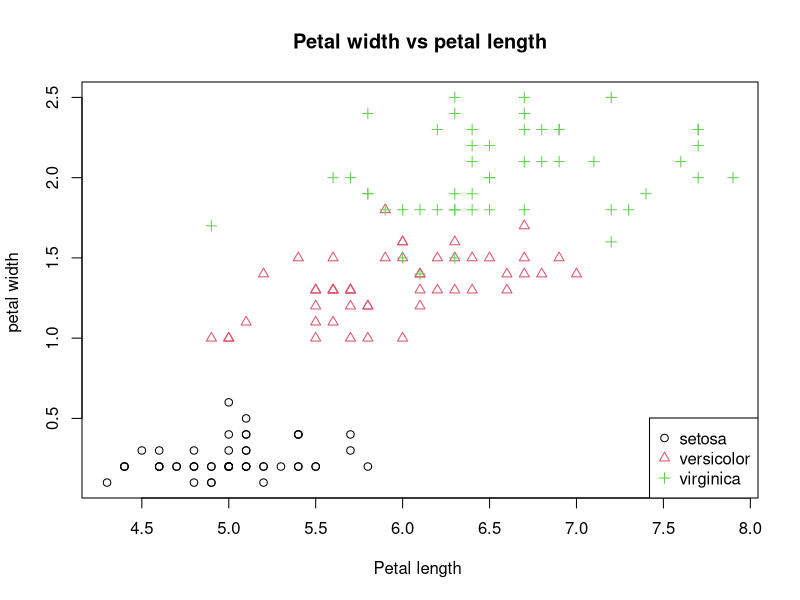
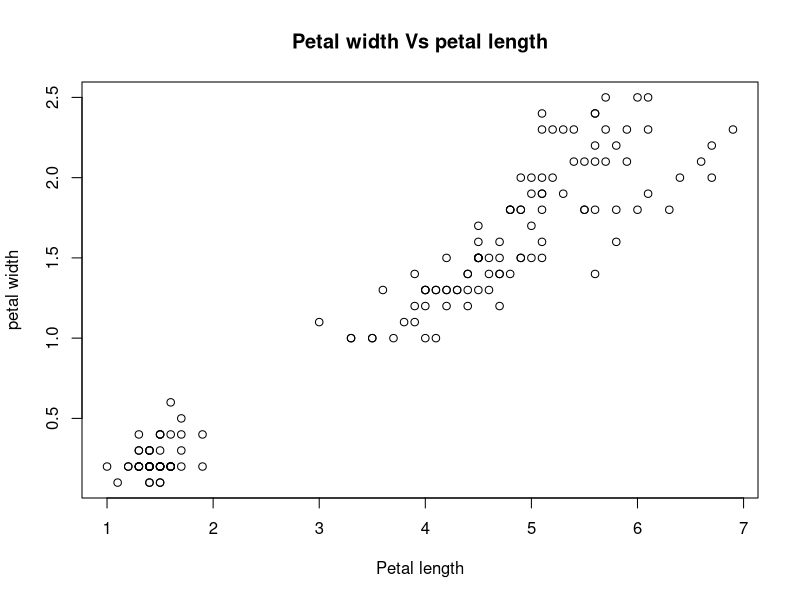
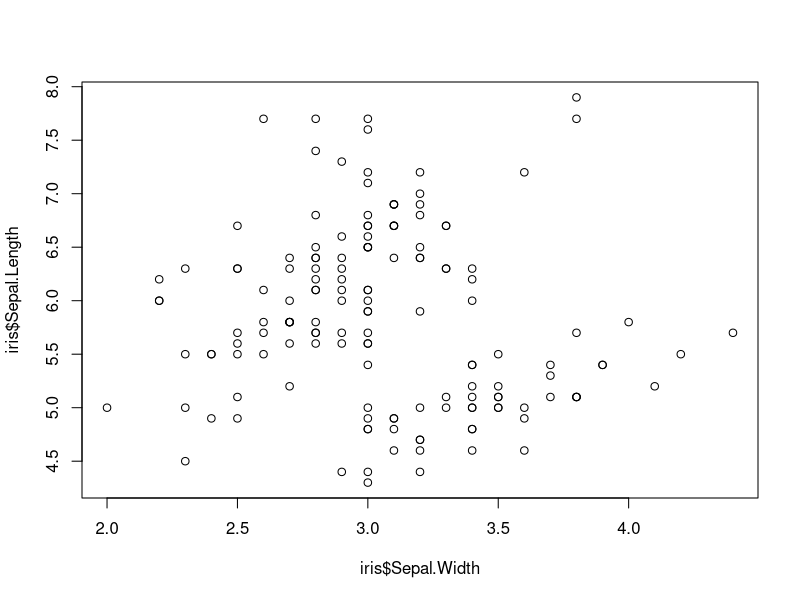
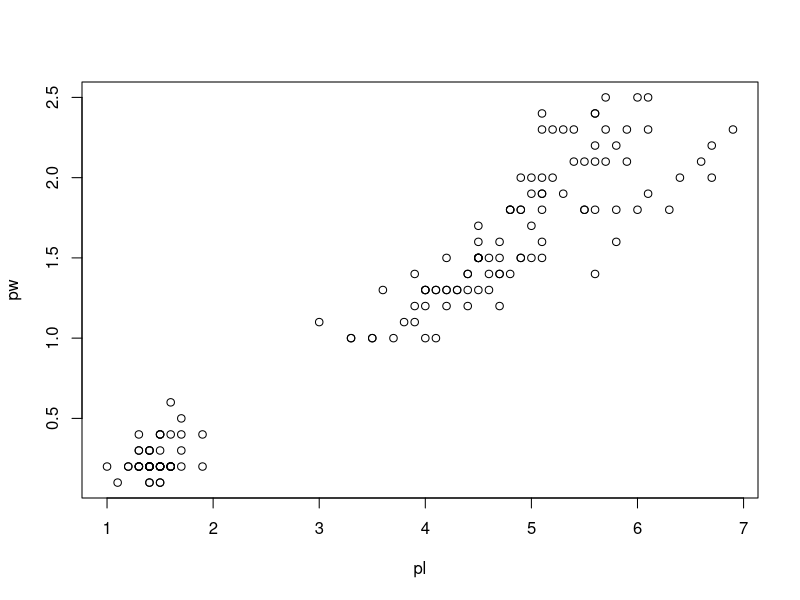

These charts were generated, in order, by the following R code:








# load dataset
iris <- iris
# convert species factor 
iris$Species <- as.factor(iris$Species)

# check the strucure of the species column 
str(iris$Species)

# Assign numerical values to species 
speciesId <- as.numeric(iris$Species)

pl <- iris$Sepal.Length
pw <- iris$Petal.Width
plot(pl,pw,
     xlab = 'Petal length ',
     ylab = 'petal width ',
     main = 'Petal width vs petal length',
     pch = speciesId,
     col = speciesId
     )

# add legend
legend('bottomright',
       legend = levels(iris$Species),
       pch = 1:3,
       col = 1:3
       )
# load neccessary dataset
iris <- iris
#extract petal length and petal width
pl <- iris$Petal.Length
pw <- iris$Petal.Width

# Plot petal Length Vs petal width
plot(pl,pw,
     xlab='Petal length',
     ylab = 'petal width',
     main = 'Petal width Vs petal length',
     )


# plot sepal width & sepal length
iris <- iris

# plot the given data
plot(iris$Sepal.Width, iris$Sepal.Length)

# plot petalwidth & petallength
pl <- iris$Petal.Length
pw <- iris$Petal.Width
plot(pl,pw)